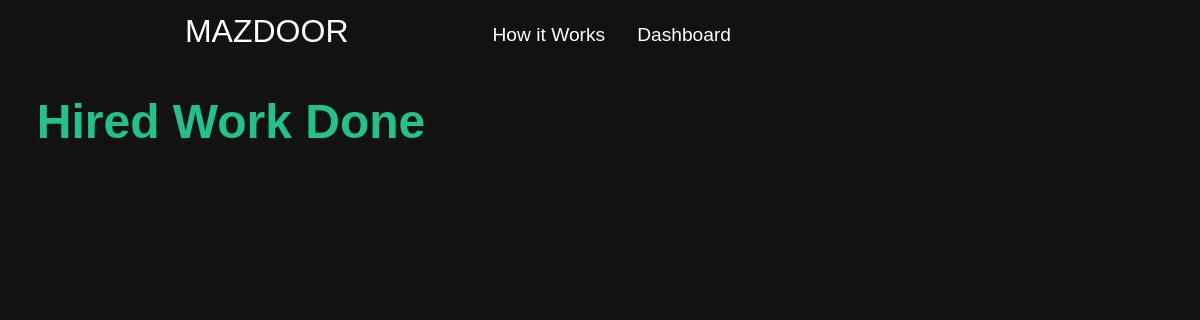
The page /hire_assigned_done.php on the database as committed earlier.
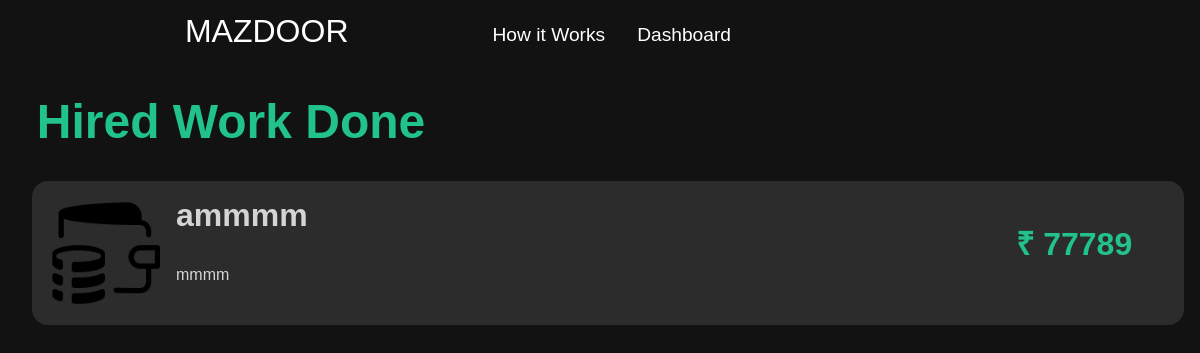
The same page on the database as committed later.
### tables this page shows
CREATE TABLE `requesthire` (
  `requesthireid` int(255) NOT NULL,
  `holdername` varchar(65) NOT NULL,
  `shortdics` varchar(65) NOT NULL,
  `longdics` varchar(255) NOT NULL,
  `mintotal` int(18) NOT NULL,
  `maxtotal` int(18) NOT NULL,
  `category` int(11) NOT NULL,
  `descimg1` varchar(255) NOT NULL,
  `descimg2` varchar(255) NOT NULL,
  `descimg3` varchar(255) NOT NULL,
  `descimg4` varchar(255) NOT NULL,
  `hirework` varchar(255) NOT NULL
);

### hire_assigned_done.php (the view, shortened to what this page needs)
<!DOCTYPE html>
<html lang="en">
<head>
  <link rel="stylesheet" href="css/work_assigned_done.css">
</head>
<body>
  <div class="container">
    <nav class="navbar">
      <div class="logo">
        <a href="index.php" class="logo_link">MAZDOOR</a>
        <ul>
          <li><a href="how_it_works.html">How it Works</a></li>
          <li><a href=" client_dashboard.php">Dashboard</a></li>
        </ul>
      </div>
    </nav>
    <header>Hired Work Done</header>
    <div class="column">
      <?php
      require 'config.php';
      $query = "SELECT * FROM requesthire";
      $query_run = mysqli_query($conn, $query);
      $check_empty = mysqli_num_rows($query_run) > 0;
      if ($check_empty) {
        while ($row = mysqli_fetch_assoc($query_run)) {
          if ($row['hirework'] == 'done') {
            for ($row['hirework'] = 0; $row['hirework'] < 1; $row['hirework']++) {
                    echo "<div class=", "row", ">";
                    echo '<img src=', '"images/paysafely.svg"', 'alt=', "", '>';
                    echo "<div class=", "inner_row", ">";
                    echo "<h1>";
                    echo $row['holdername'];
                    echo "</h1>";
                    echo $row['longdics'];
                    echo "</div>";
                    echo "<h3> ₹ ";
                    echo $row['maxtotal'];
                    echo "</h3>";
                    echo "</div></a>";
              }
            }
            }
          }
        ?>
    </div>
</body>
</html>

Rows that differ between the two databases and show on the page:
now on this page (row edited): requesthire: holdername "ammmm", longdics "mmmm", maxtotal "77789"
